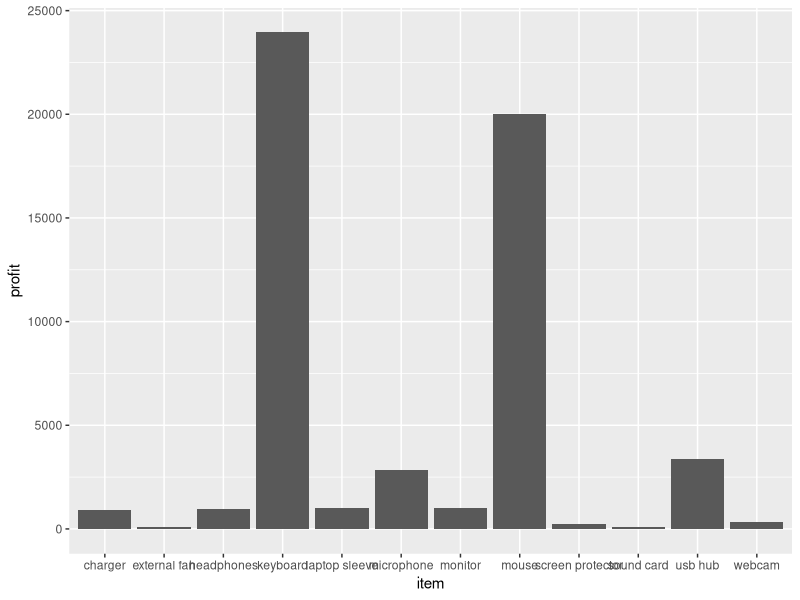
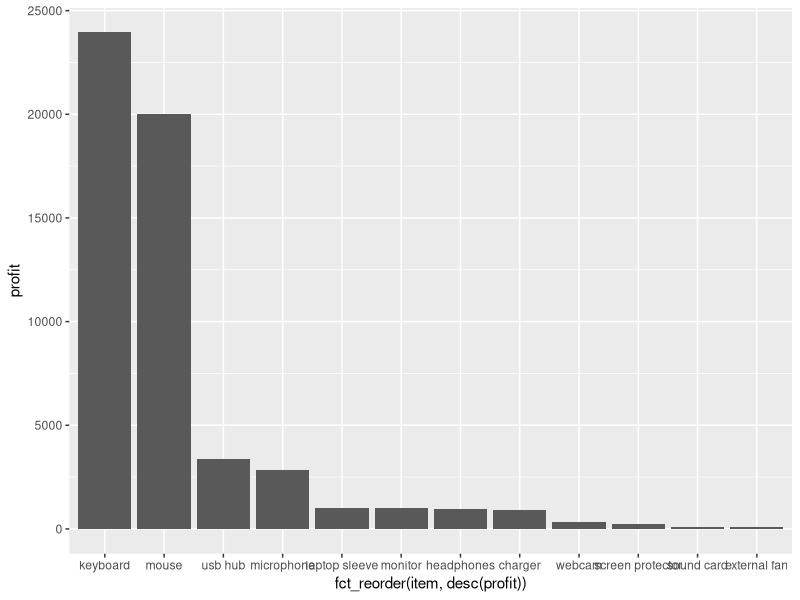
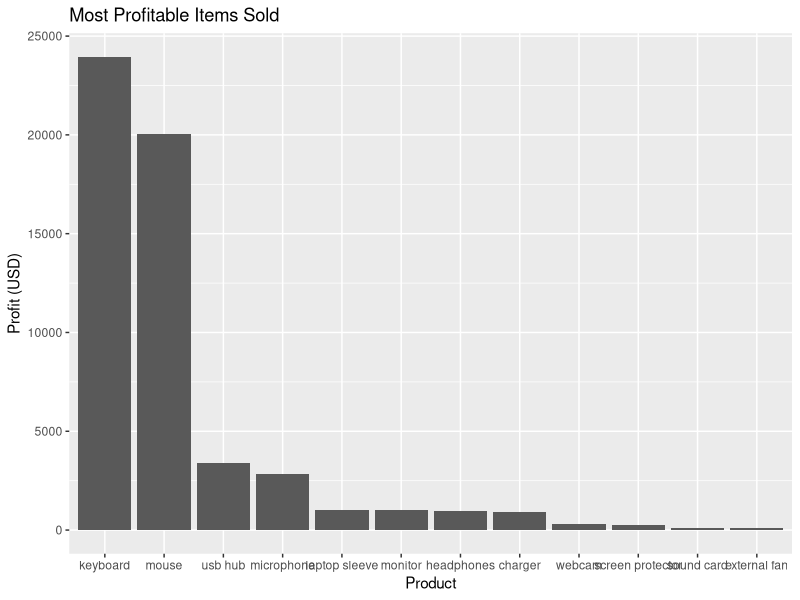
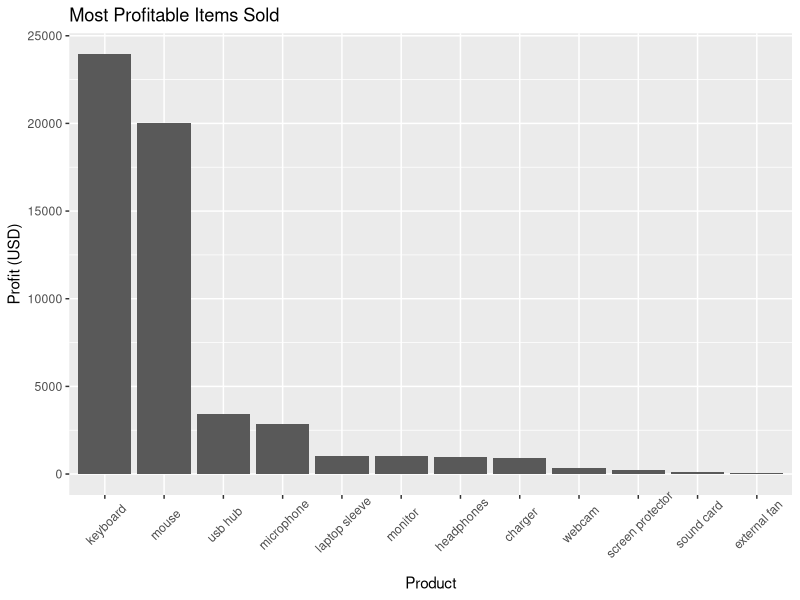
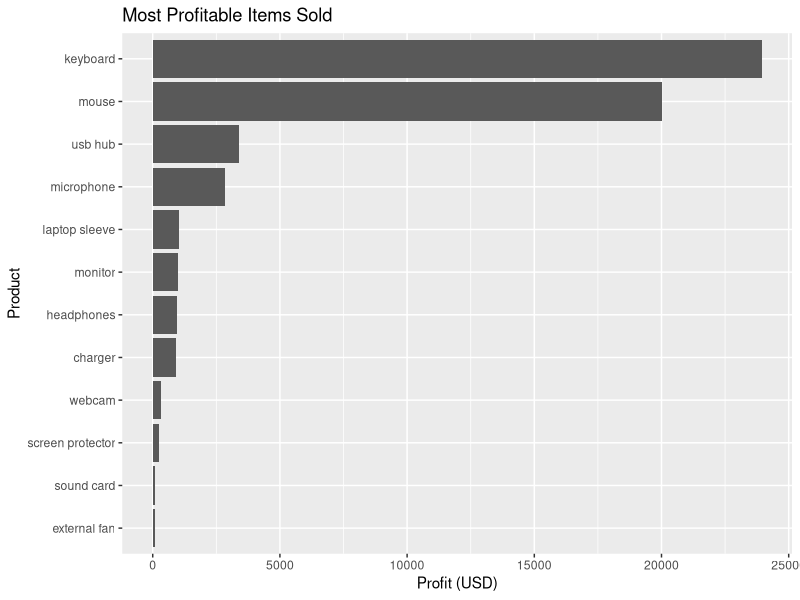
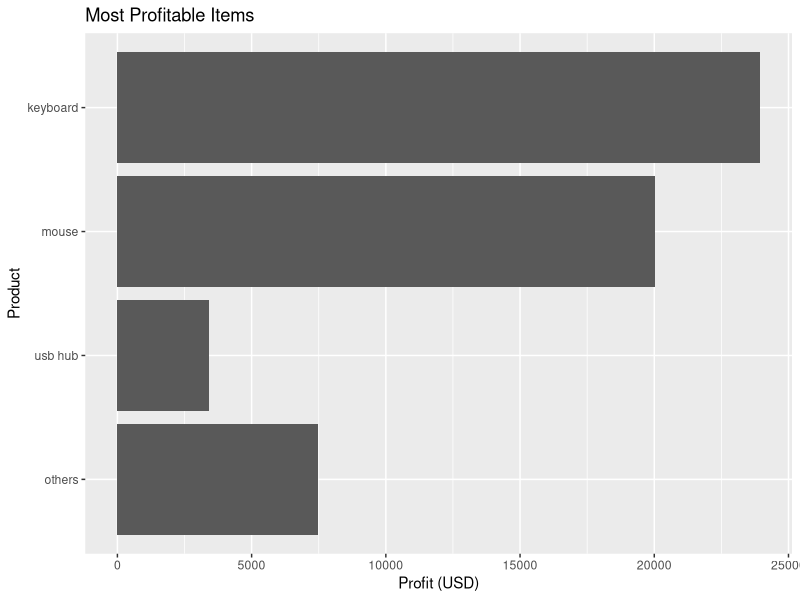
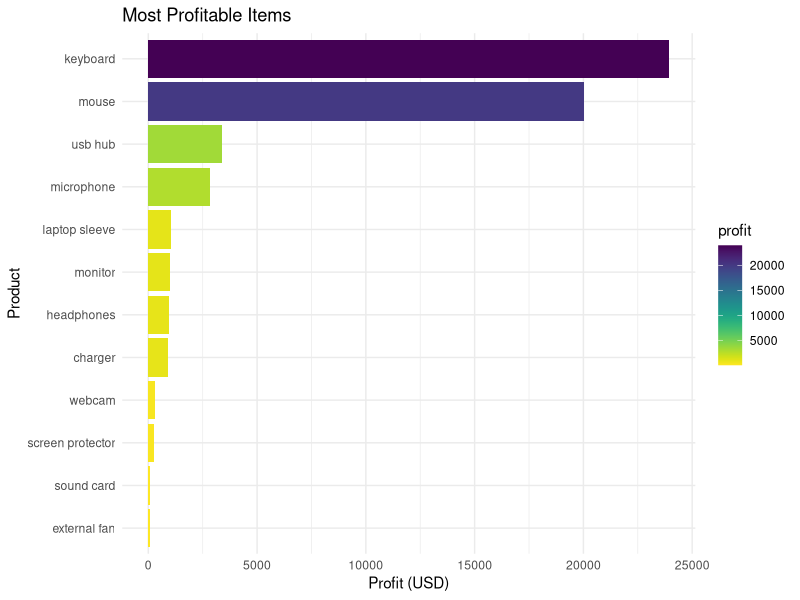
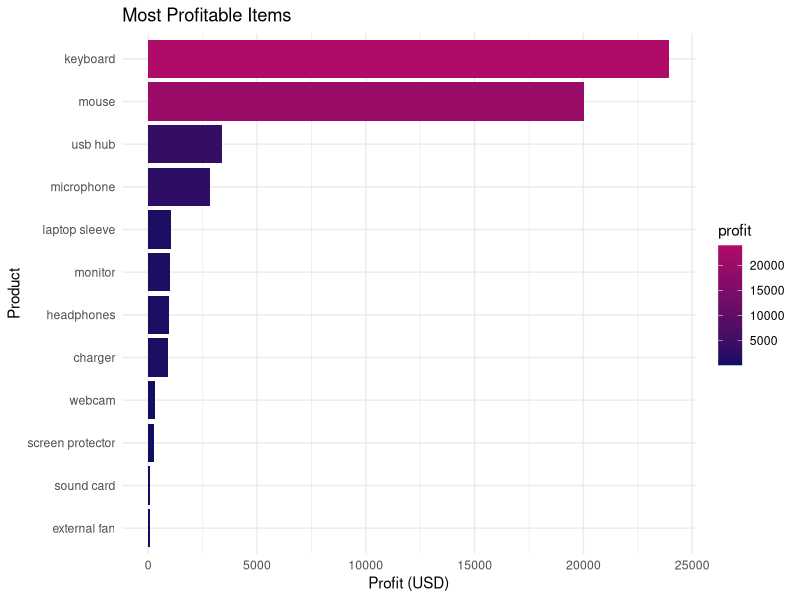

The R script that drew these images, in order:
library(tidyverse)

sales <- data.frame(item = c("mouse", "keyboard", "headphones", "usb hub", "charger",
                             "screen protector", "laptop sleeve", "monitor", "webcam",
                             "microphone", "sound card", "external fan"),
                    profit = c(20035, 23948, 945, 3396, 923,
                               249, 1020, 1011, 320, 
                               2830, 100, 81))
# Basic bar chart 
ggplot(sales, aes(x = item, y = profit)) +
  geom_col()

# Re-order categories
ggplot(sales, aes(x = fct_reorder(item, desc(profit)), y = profit)) +
  geom_col()

# Add Axis Labels
ggplot(sales, aes(x = fct_reorder(item, desc(profit)), y = profit)) +
  geom_col() +
  labs(title = "Most Profitable Items Sold",
       x = "Product",
       y = "Profit (USD)")
                  
#  Reposition Tick Labels
ggplot(sales, aes(x = fct_reorder(item, desc(profit)), y = profit)) +
  geom_col() +
  labs(title = "Most Profitable Items Sold",
       x = "Product",
       y = "Profit (USD)") +
  theme(axis.text.x = element_text(angle = 45, vjust = 0.7))

# Flip coordinate axes
ggplot(sales, aes(x = fct_reorder(item, profit), y = profit)) +
  geom_col() +
  labs(title = "Most Profitable Items Sold",
       x = "Product",
       y = "Profit (USD)") +
  coord_flip()

# Reclassify low-emphasis categories as others
sales %>%
  mutate(item_binned = ifelse(profit < 3000, "others", item)) %>%
  ggplot(., aes(x = fct_reorder(item_binned, profit), y = profit)) +
  geom_col() +
  labs(title = "Most Profitable Items",
       x = "Product",
       y = "Profit (USD)") +
  coord_flip()

# Customize color palette
sales %>%
  ggplot(., aes(x = fct_reorder(item, profit), y = profit, fill = profit)) +
  geom_col() +
  labs(title = "Most Profitable Items",
       x = "Product",
       y = "Profit (USD)") +
  coord_flip() +
  viridis::scale_fill_viridis(direction = -1) +
  theme_minimal()

# Customize color palette for your branding
sales %>%
  ggplot(., aes(x = fct_reorder(item, profit), y = profit, fill = profit)) +
  geom_col() +
  labs(title = "Most Profitable Items",
       x = "Product",
       y = "Profit (USD)") +
  coord_flip() +
  scale_fill_gradient(high = "#B00B69", low = "#0e0e63") + #add custom color hexes to low and high values
  theme_minimal()
